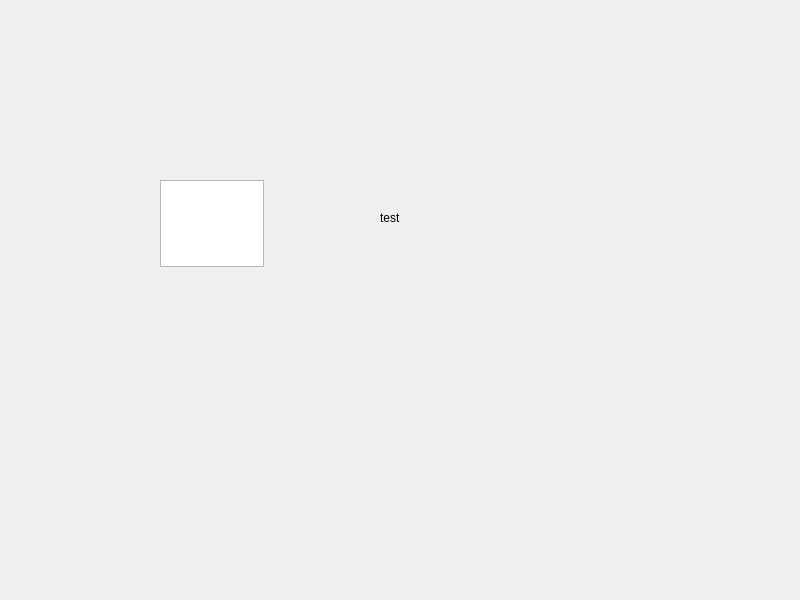
<?xml version="1.0" encoding="UTF-8"?>
<ui version="4.0">
 <class>App</class>
 <widget class="QWidget" name="App">
  <property name="geometry">
   <rect>
    <x>0</x>
    <y>0</y>
    <width>800</width>
    <height>600</height>
   </rect>
  </property>
  <property name="windowTitle">
   <string>App</string>
  </property>
  <widget class="QLabel" name="label">
   <property name="geometry">
    <rect>
     <x>380</x>
     <y>210</y>
     <width>55</width>
     <height>16</height>
    </rect>
   </property>
   <property name="text">
    <string>test</string>
   </property>
   <property name="buddy">
    <cstring>textEdit</cstring>
   </property>
  </widget>
  <widget class="QTextEdit" name="textEdit">
   <property name="geometry">
    <rect>
     <x>160</x>
     <y>180</y>
     <width>104</width>
     <height>87</height>
    </rect>
   </property>
  </widget>
 </widget>
 <resources/>
 <connections/>
</ui>
